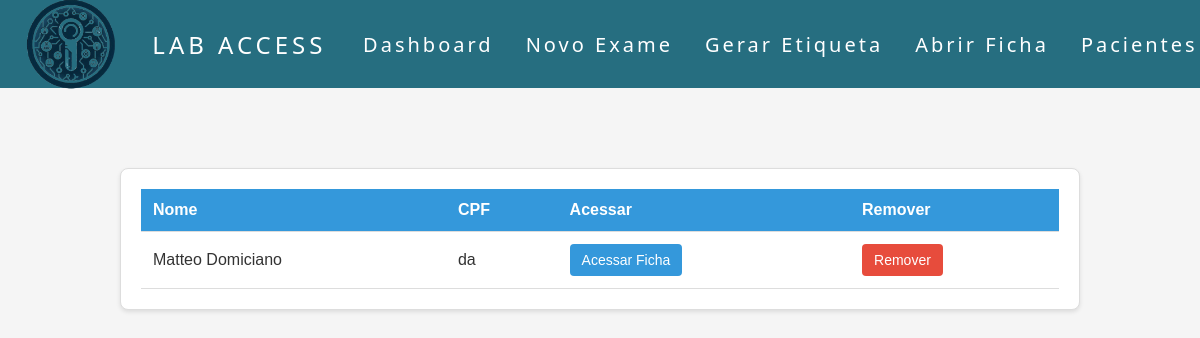
Before: /patients with the older database file.
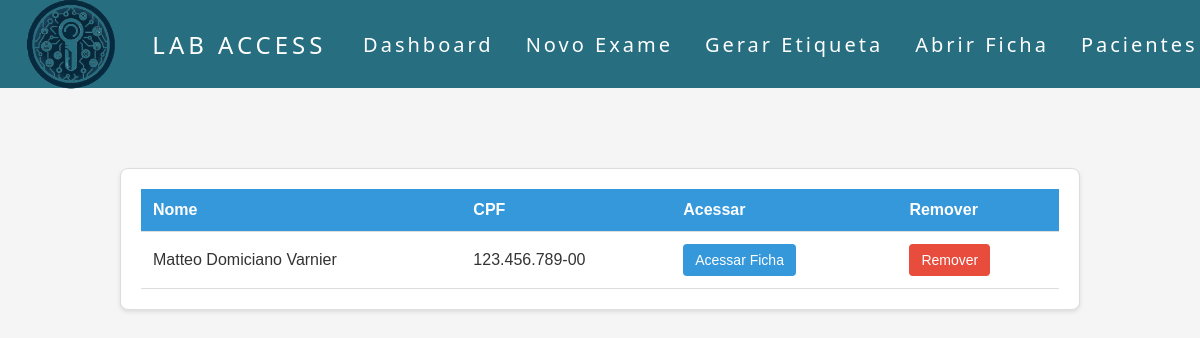
After: the same page with the newer database file.
### models.py (models this page shows, shortened)
class User(db.Model):
    id = db.Column(db.Integer, primary_key=True)
    patient_name = db.Column(db.String(100), nullable=False)
    cpf = db.Column(db.String(14), nullable=False)
    phone = db.Column(db.String(15), nullable=False)
    address = db.Column(db.String(200), nullable=False)
    category = db.Column(db.String(100), nullable=False)
    subcategory = db.Column(db.String(100), nullable=False)
    health_issues = db.Column(db.String(500))  # Novo campo
    allergies = db.Column(db.String(500))      # Novo campo
    family_health_issues = db.Column(db.String(500))  # Novo campo
    medications = db.Column(db.String(500))    # Novo campo
    previous_surgeries = db.Column(db.String(500))  # Novo campo
    created_at = db.Column(db.DateTime, default=datetime.utcnow)
    registered_exams = db.Column(JSON) # Novo campo para data de criação
    document = db.Column(db.String(255))  # caminho do arquivo

### app.py (the view)
@app.route('/patients')
def view_patients():
    patients = User.query.all()
    return render_template('patients.html', patients=patients)

### templates/patients.html (shortened to what this page needs)
<!DOCTYPE html>
<html lang="pt-BR">
<head>
    <link rel="stylesheet" href="{{ url_for('static', filename='css/patients.css') }}">
</head>
<body>
    <header>
        <nav>
            <a class="logo">
                <img src="{{ url_for('static', filename='image/logo.png') }}" alt="Logo" class="logo-img">
                Lab Access
            </a>
            <ul class="nav-list">
                <li><a href="{{ url_for('home') }}" class="btn-option ">Dashboard</a></li>
                <li><a href="{{ url_for('exame') }}" class="btn-option">Novo Exame</a></li>
                <li><a href="{{ url_for('generate_label') }}" class="btn-option">Gerar Etiqueta</a></li>
                <li><a href="{{ url_for('client_record_search') }}" class="btn-option">Abrir Ficha</a></li>
                <li><a href="{{ url_for('view_patients') }}" class="btn-option">Pacientes</a></li>
            </ul>
        </nav>
    </header>
    <div class="main-content">
        <div class="patients-container">
            <table>
                <thead>
                    <tr>
                        <th>Nome</th>
                        <th>CPF</th>
                        <th>Acessar</th>
                        <th>Remover</th>
                    </tr>
                </thead>
                <tbody>
                    {% for patient in patients %}
                        <tr>
                            <td>{{ patient.patient_name }}</td>
                            <td>{{ patient.cpf }}</td>
                            <td>
                                <a href="{{ url_for('client_record', patient_name=patient.patient_name) }}" class="btn-access-record">Acessar Ficha</a>
                            </td>
                            <td>
                                <form action="{{ url_for('delete_patient', patient_id=patient.id) }}" method="POST" style="display: inline;">
                                    <button type="submit" class="btn-remove">Remover</button>
                                </form>
                            </td>
                        </tr>
                    {% endfor %}
                </tbody>
            </table>
        </div>
    </div>
</body>
</html>

### static/css/patients.css (style rules this page uses)
* { margin: 0; padding: 0; }
body { font-family: 'Arial', sans-serif; background-color: #f5f5f5; color: #333; overflow-x: hidden; height: 100%; width: 100%; margin: 0; padding: 0; }
.logo { font-size: 24px; text-transform: uppercase; letter-spacing: 4px; display: flex; align-items: center; }
.logo-img { width: 140px; height: auto; margin-right: 10px; margin-top: 20px; }
nav { display: flex; justify-content: space-around; align-items: center; font-family: system-ui, -apple-system, BlinkMacSystemFont, 'Segoe UI', Roboto, Oxygen, Ubuntu, Cantarell, 'Open Sans', 'Helvetica Neue', sans-serif; background: #266e80 ; height: 11vh; }
nav a { color : #ffffff; text-decoration: none; transition: 0.3s; font-size: 20px; }
.nav-list { list-style: none; display: flex; }
.nav-list li { letter-spacing: 3px; margin-left: 32px; }
.main-content { padding-top: 80px; padding-left: 10%; padding-right: 10%; }
.patients-container { background-color: white; border: 1px solid #ddd; border-radius: 8px; padding: 20px; box-shadow: 0 2px 4px rgba(0, 0, 0, 0.1); }
table { width: 100%; border-collapse: collapse; }
table th, table td { padding: 12px; text-align: left; border-bottom: 1px solid #ddd; }
table th { background-color: #3498db; color: white; }
.btn-access-record { background-color: #3498db; color: white; padding: 8px 12px; border: none; border-radius: 4px; text-decoration: none; font-size: 14px; }
.btn-access-record { background-color: #3498db; color: white; padding: 8px 12px; border: none; border-radius: 4px; text-decoration: none; font-size: 14px; margin-right: 10px; }
.btn-remove { background-color: #e74c3c; color: white; padding: 8px 12px; border: none; border-radius: 4px; text-decoration: none; font-size: 14px; cursor: pointer; }

Changed rows visible on the page:
removed User: patient_name "Matteo Domiciano", cpf "da"
added User: patient_name "Matteo Domiciano Varnier", cpf "123.456.789-00"
